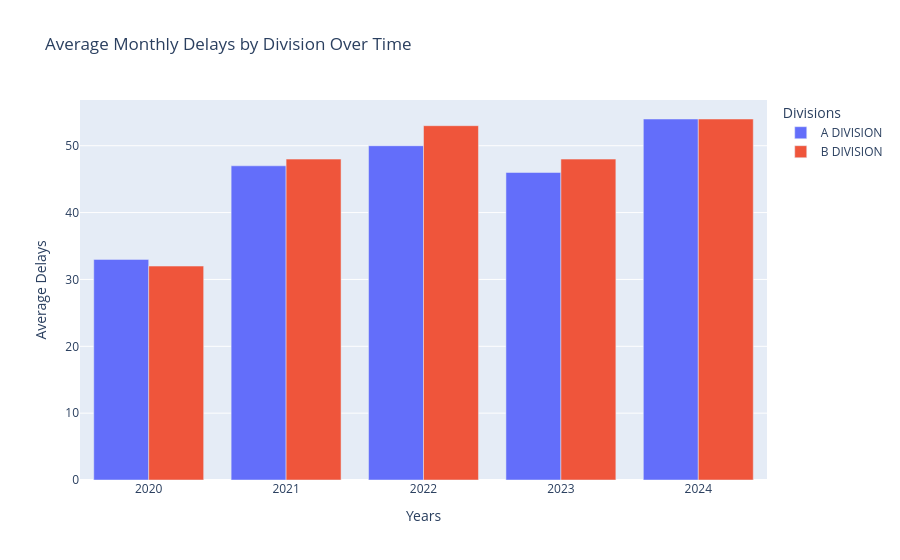

Write notebook code for a chart like this one.
### Code cell
division = px.bar(delaysper_div, x='year', y='delays',color='division',barmode = 'group', title='Average Monthly Delays by Division Over Time',
            labels=dict(division = "Divisions"))
division.update_xaxes(title_text = 'Years')
division.update_yaxes(title_text = 'Average Delays')
division.show()

### Figure 1 — Plotly figure (JSON) as saved in the notebook; plotly's stock layout.template omitted (floating-point values rounded to 4 significant figures)
{"data": [{"alignmentgroup": "True", "hovertemplate": "Divisions=A DIVISION<br>year=%{x}<br>delays=%{y}<extra></extra>", "legendgroup": "A DIVISION", "marker": {"color": "#636efa", "pattern": {"shape": ""}}, "name": "A DIVISION", "offsetgroup": "A DIVISION", "orientation": "v", "showlegend": true, "textposition": "auto", "type": "bar", "x": [2020, 2021, 2022, 2023, 2024], "xaxis": "x", "y": [33, 47, 50, 46, 54], "yaxis": "y"}, {"alignmentgroup": "True", "hovertemplate": "Divisions=B DIVISION<br>year=%{x}<br>delays=%{y}<extra></extra>", "legendgroup": "B DIVISION", "marker": {"color": "#EF553B", "pattern": {"shape": ""}}, "name": "B DIVISION", "offsetgroup": "B DIVISION", "orientation": "v", "showlegend": true, "textposition": "auto", "type": "bar", "x": [2020, 2021, 2022, 2023, 2024], "xaxis": "x", "y": [32, 48, 53, 48, 54], "yaxis": "y"}], "layout": {"autosize": true, "barmode": "group", "legend": {"title": {"text": "Divisions"}, "tracegroupgap": 0}, "title": {"text": "Average Monthly Delays by Division Over Time"}, "xaxis": {"anchor": "y", "autorange": true, "domain": [0, 1], "range": [2020.0, 2024.0], "title": {"text": "Years"}, "type": "linear"}, "yaxis": {"anchor": "x", "autorange": true, "domain": [0, 1], "range": [0, 56.84], "title": {"text": "Average Delays"}, "type": "linear"}}}
